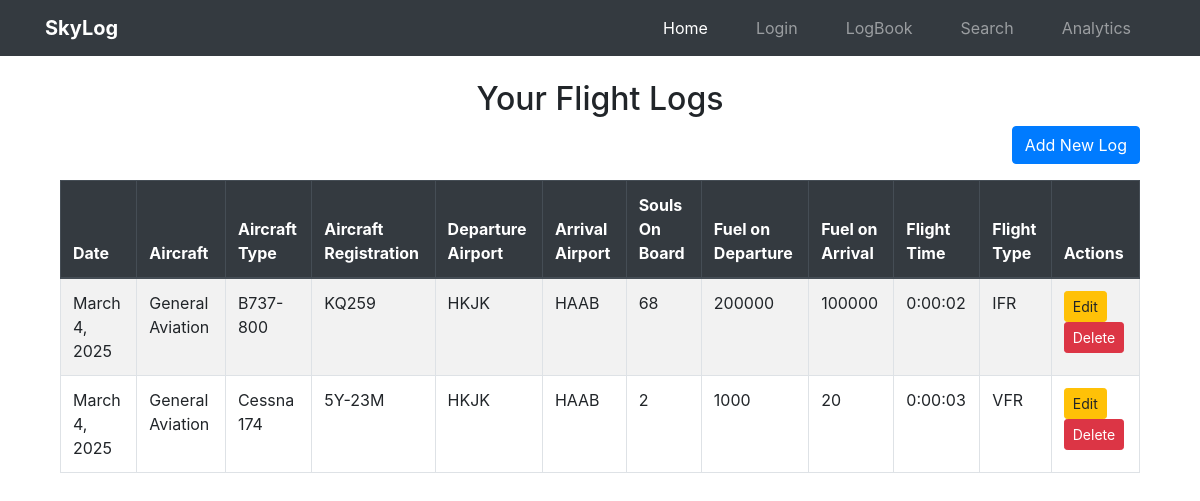
/log/logs_list/ (signed in), run on an earlier commit of the app's database.
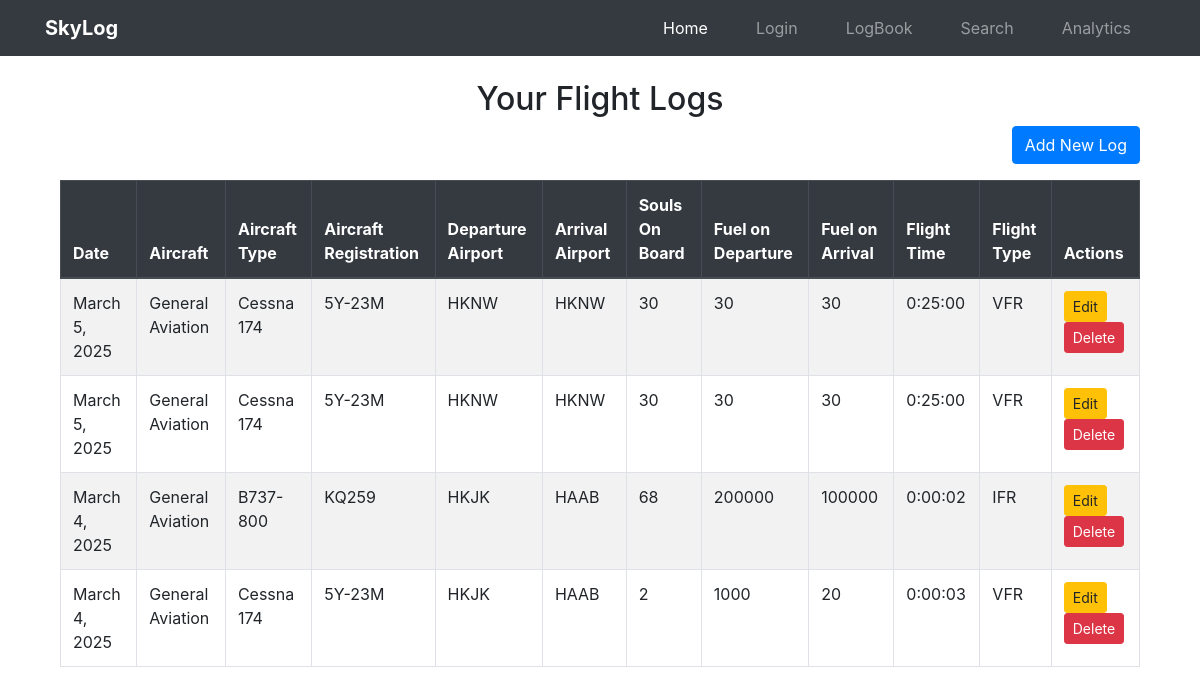
And on a later commit of the database.
### logs/models.py (models this page shows, shortened)
class Log(models.Model):
    user = models.ForeignKey(User, on_delete=models.CASCADE)
    date = models.DateField(default=now)
    AIRCRAFT=[("General Aviation","General Aviation"),("Commercial","Commercial"),("Military","Military")]
    aircraft = models.CharField(max_length=100,choices=AIRCRAFT)
    aircraft_type = models.CharField(max_length=100)
    aircraft_registration = models.CharField(max_length=100)
    departure_airport = models.CharField(max_length=4, validators=[icao_validator])
    arrival_airport = models.CharField(max_length=4, validators=[icao_validator])
    flight_time = models.DurationField()  # timedelta for hours & minutes
    souls_on_board = models.PositiveIntegerField(default=0)
    fuel_on_departure = models.PositiveIntegerField(default=0)
    fuel_on_arrival = models.PositiveIntegerField(default=0)
    remarks = models.TextField(blank=True, null=True)
    PURPOSE=[("Training","Training"),
             ("Recreational","Recreational"),
             ("Cargo_flight","Cargo_flight"),
             ("Passenger_flight","Passenger_flight")
             ]
    purpose = models.CharField(max_length=20,choices=PURPOSE)
    FLIGHT_TYPES = [("VFR", "Visual Flight Rules"), ("IFR", "Instrument Flight Rules")]
    flight_type = models.CharField(max_length=3, choices=FLIGHT_TYPES)
    flight_number = models.CharField(max_length=20, unique=True, default=uuid.uuid4)
    safety_concerns = models.BooleanField(default=False)

### logs/views.py (the view)
# urls.py: path('logs_list/', views.log_list, name='logs_list'),
@login_required
def log_list(request):
    logs = Log.objects.filter(user=request.user).order_by('-date')  # Show only user's logs
    return render(request, 'logs/log_list.html', {'logs': logs})

### logs/templates/logs/log_list.html (shortened to what this page needs)
{% extends "others/base.html" %}
{% block content %}
<div class="container mt-4">
    <h2 class="text-center">Your Flight Logs</h2>
    <div class="text-right mb-3">
        <a href="{% url 'logs:create_log' %}" class="btn btn-primary">Add New Log</a>
    </div>
    {% if logs %}
    <table class="table table-bordered table-striped">
        <thead class="thead-dark">
            <tr>
                <th>Date</th>
                <th>Aircraft</th>
                <th>Aircraft Type</th>
                <th>Aircraft Registration</th>
                <th>Departure Airport</th>
                <th>Arrival Airport</th>
                <th>Souls On Board</th>
                <th>Fuel on Departure</th>
                <th>Fuel on Arrival</th>
                <th>Flight Time</th>
                <th>Flight Type</th>
                <th>Actions</th>
            </tr>
        </thead>
        <tbody>
            {% for log in logs %}
            <tr>
                <td>{{ log.date }}</td>
                <td>{{ log.aircraft }}</td>
                <td>{{ log.aircraft_type }}</td>
                <td>{{ log.aircraft_registration }}</td>
                <td>{{ log.departure_airport }}</td>
                <td>{{ log.arrival_airport }}</td>
                <td>{{ log.souls_on_board }}</td>
                <td>{{ log.fuel_on_departure }}</td>
                <td>{{ log.fuel_on_arrival }}</td>
                <td>{{ log.flight_time }}</td>
                <td>{{ log.flight_type }}</td>
                 <td>
                    <a href="" class="btn btn-warning btn-sm">Edit</a>
                    <a href="" class="btn btn-danger btn-sm">Delete</a>
                </td>
            </tr>
            {% endfor %}
        </tbody>
    </table>
    {% else %}
    <p class="text-center">No flight logs available.</p>
    {% endif %}
</div>
{% endblock %}

What changed in the data, as far as the page shows it:
added Log: date "March 5, 2025", aircraft "General Aviation", aircraft_type "Cessna 174", aircraft_registration "5Y-23M", departure_airport "HKNW", arrival_airport "HKNW", souls_on_board "30", fuel_on_departure "30", fuel_on_arrival "30", flight_time "0:25:00", flight_type "VFR"
added Log: date "March 5, 2025", aircraft "General Aviation", aircraft_type "Cessna 174", aircraft_registration "5Y-23M", departure_airport "HKNW", arrival_airport "HKNW", souls_on_board "30", fuel_on_departure "30", fuel_on_arrival "30", flight_time "0:25:00", flight_type "VFR"
